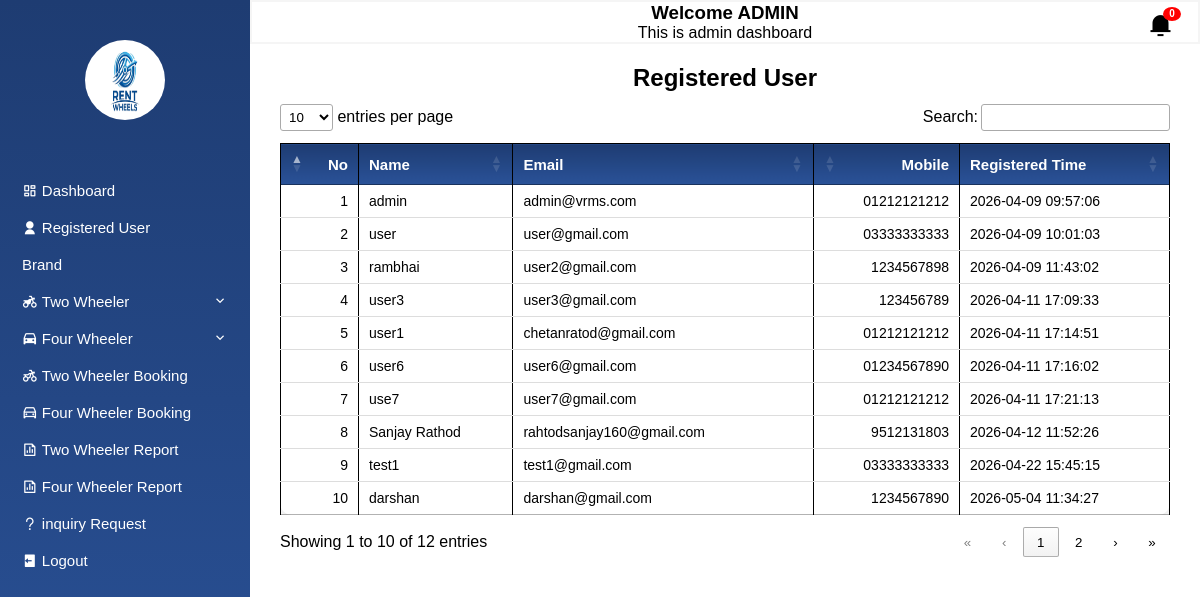
The app's page /admin/dashboard.php?page=registered_user (signed in) with its own data.
### tables this page shows
CREATE TABLE `users` (
  `id` int(11) NOT NULL,
  `name` varchar(100) DEFAULT NULL,
  `email` varchar(100) DEFAULT NULL,
  `mobile` varchar(50) DEFAULT NULL,
  `password` varchar(100) DEFAULT NULL,
  `role` enum('user','admin') DEFAULT 'user',
  `created_at` timestamp NOT NULL DEFAULT current_timestamp(),
  `token` varchar(256) DEFAULT NULL,
  `token_expiry` datetime DEFAULT NULL
);

### admin/registered_user.php (the view, shortened to what this page needs)
<?php
include '../db.php';
$stmt=$conn->prepare("SELECT * FROM users");
$stmt->execute();
$result=$stmt->get_result();
?>
    <div class="table_container">
   <h2>Registered User</h2>
    <table border="1" id="user_table">
      <thead>
        <tr>
        <th>No</th>
        <th>Name</th>
        <th>Email</th>
        <th>Mobile</th>
        <th>Registered Time</th>
    </tr>
    </thead>
    <tbody>
    <?php
    if($result->num_rows>0) {
      $count=1;
     while($user=$result->fetch_assoc()) {
        echo "
     <tr><td>$count</td>
     <td>{$user['name']}</td>
     <td>{$user['email']}</td>
     <td>{$user['mobile']}</td>
     <td>{$user['created_at']}</td></tr>";
     $count++;
      }
    }
    ?>
    </tbody>
    </table>
   </div>

### assets/css/admin_css/dashboard.css (style rules this page uses)
* { margin: 0; padding: 0; box-sizing: border-box; font-family: Arial, sans-serif; }

### assets/css/admin_css/registered_user.css (style rules this page uses)
.table_container { overflow-x: hidden; margin:0 30px; }
table { width: 95%; margin-top: 20px; border-collapse: collapse; font-family: Arial, sans-serif; background: #fff; box-shadow: 0 4px 10px rgba(0,0,0,0.1); border: 1px solid black; border-radius: 12px; margin-bottom: 50px; min-width: 600px; }
table th { background: linear-gradient(180deg, #1e3c72, #2a5298); color: white; padding: 12px; text-align: left; font-size: 15px; white-space: nowrap; border: 1.2px solid #000; }
table td { border: 1.2px solid #000; padding: 10px; border-bottom: 1px solid #ddd; font-size: 14px; word-break: break-word; }
h2 { text-align: center; margin-top: 20px; }

### records on screen
users: name "admin", email "admin@vrms.com", mobile "01212121212", created_at "2026-04-09 09:57:06"
users: name "user", email "user@gmail.com", mobile "03333333333", created_at "2026-04-09 10:01:03"
users: name "rambhai", email "user2@gmail.com", mobile "1234567898", created_at "2026-04-09 11:43:02"
users: name "user3", email "user3@gmail.com", mobile "123456789", created_at "2026-04-11 17:09:33"
users: name "user1", email "chetanratod@gmail.com", mobile "01212121212", created_at "2026-04-11 17:14:51"
users: name "user6", email "user6@gmail.com", mobile "01234567890", created_at "2026-04-11 17:16:02"
users: name "use7", email "user7@gmail.com", mobile "01212121212", created_at "2026-04-11 17:21:13"
users: name "Sanjay Rathod", email "rahtodsanjay160@gmail.com", mobile "9512131803", created_at "2026-04-12 11:52:26"
users: name "test1", email "test1@gmail.com", mobile "03333333333", created_at "2026-04-22 15:45:15"
users: name "darshan", email "darshan@gmail.com", mobile "1234567890", created_at "2026-05-04 11:34:27"
